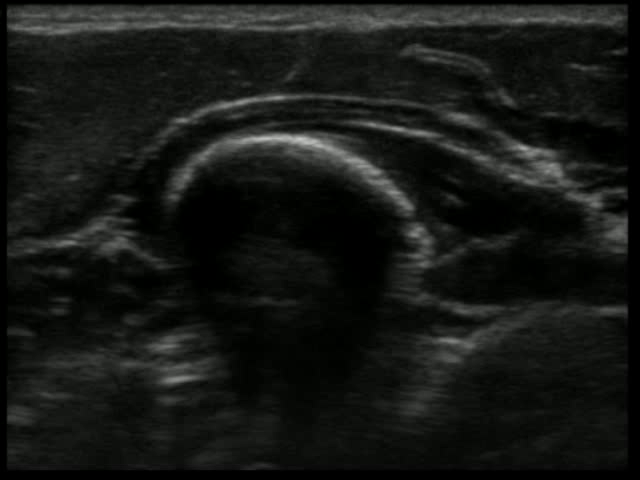
#> input picture frame 36 of OpticalFlow/movie/usImage_trim.mp4, 640 x 480 px, given in place of ultrasound.mp4, which was not available
$ jupyter execute LK2.ipynb
#> lines starting #> are read from the running program, lines starting #| are printed output that depends on the picture; after the words box and inside, x2 and y2 are one past the last pixel; in counts of white or black regions, pixels touching at a corner belong together; pictures that were not available may be replaced by others from this repository, and a replacement may not be noted
[cell 1]
### moviepy を用いてトリミング（エラーのため断念）####
# [10 lines of commented-out code are left out]

[cell 2]
#動画を１フレームずつ読み込み切り取り処理、その後再度動画化

import cv2

file_path = "movie/source/ultrasound.mp4"
target_path = "movie/2021_11_25/trim_threshold.mp4"
video = cv2.VideoCapture(file_path)

#properties
height = int(video.get(cv2.CAP_PROP_FRAME_HEIGHT))
width = int(video.get(cv2.CAP_PROP_FRAME_WIDTH))
size = (width, height)
frame_count = int(video.get(cv2.CAP_PROP_FRAME_COUNT))
frame_rate = int(video.get(cv2.CAP_PROP_FPS))

print(height, width, size, frame_count, frame_rate)

fmt = cv2.VideoWriter_fourcc('m', 'p', '4', 'v')
save = cv2.VideoWriter(target_path, fmt, frame_rate, size)

for i in range(frame_count):
  ret, frame = video.read()
  if ret==True:
    ### 処理 ###
    frame = frame[30:420,155:530]
    ret, frame = cv2.threshold(frame, 110, 255, cv2.THRESH_BINARY)
    ############
    frame = cv2.resize(frame,(640,480))
    save.write(frame)
    cv2.imshow("img", frame)
    if cv2.waitKey(30)==27:
      break
#> this loop made 1 pass; (key Esc is pressed on pass 1)
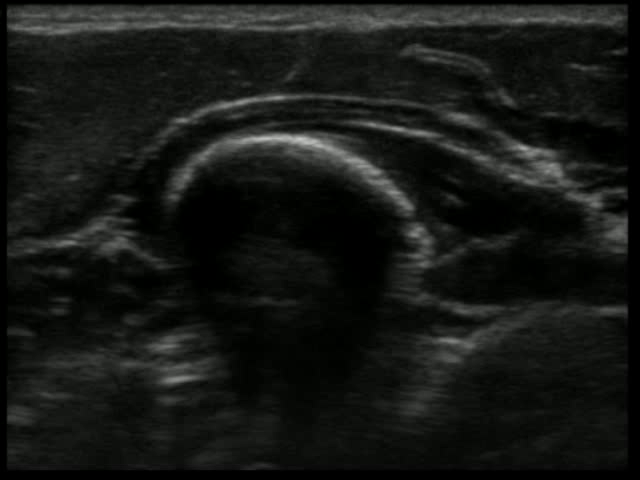
#> input picture frame 36 of OpticalFlow/movie/usImage_trim.mp4, 640 x 480 px, given in place of ultrasound.mp4, which was not available
#> pass 1, `frame = frame[30:420,155:530]`:
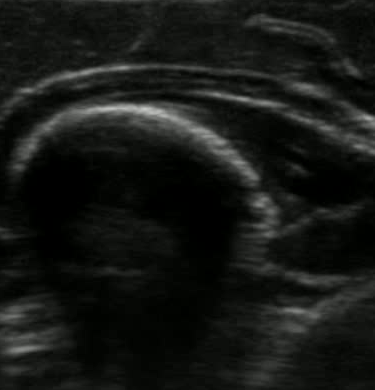
#> frame: shape (390, 375, 3); mean B, G, R 21, 23.8, 21.9
#> pass 1, `ret, frame = cv2.threshold(frame, 110, 255, cv2.THRESH_BINARY)`:
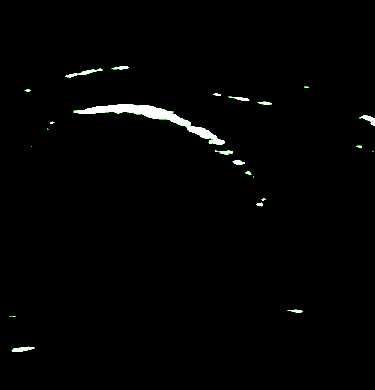
#> frame: shape (390, 375, 3); mean B, G, R 3.1, 3.4, 3.1
#> pass 1, `frame = cv2.resize(frame,(640,480))`:
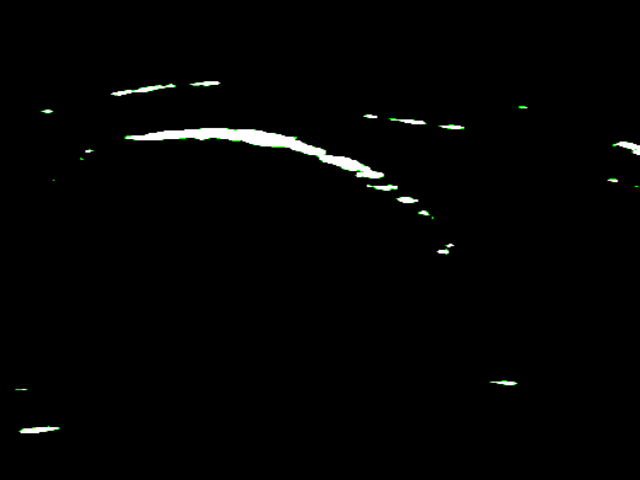
#> frame: shape (480, 640, 3); mean B, G, R 3.1, 3.4, 3.1

save.release()
# video.release()
cv2.destroyAllWindows()

[cell 3]
COUNT = 48
save_path = 'movie/2021_11_25/result3.mp4'

criteria = (cv2.TERM_CRITERIA_MAX_ITER | cv2.TERM_CRITERIA_EPS, 20, 0.03)
#> criteria = (3, 20, 0.03)

lk_params = dict(winSize=(200,200), maxLevel=4, criteria=criteria)
#> lk_params = {'winSize': (200, 200), 'maxLevel': 4, 'criteria': (3, 20, 0.03)}
cap = cv2.VideoCapture(target_path)
#properties
height = int(cap.get(cv2.CAP_PROP_FRAME_HEIGHT))
#> height = 480
width = int(cap.get(cv2.CAP_PROP_FRAME_WIDTH))
#> width = 640
size = (width, height)
#> size = (640, 480)
frame_count = int(cap.get(cv2.CAP_PROP_FRAME_COUNT))
#> frame_count = 360
frame_rate = int(cap.get(cv2.CAP_PROP_FPS))
#> frame_rate = 12
print(height, width, size, frame_count, frame_rate)
#| 480 640 (640, 480) 360 12

fmt = cv2.VideoWriter_fourcc('m', 'p', '4', 'v')
#> fmt = 1983148141
save = cv2.VideoWriter(save_path, fmt, frame_rate, size)

ret, frame = cap.read()
#> frame is the input picture: shape (480, 640, 3); mean B, G, R 20.9, 23.6, 21.8
# print(ret, type(frame))
frame_pre = cv2.cvtColor(frame, cv2.COLOR_BGR2GRAY)
while True:
  ret, frame = cap.read()
  if ret == False:
    break
  frame_now = cv2.cvtColor(frame, cv2.COLOR_BGR2GRAY)

  feature_pre = cv2.goodFeaturesToTrack(frame_pre, COUNT, 0.001, 5)
#> feature_pre = 48 rows, first 8: [399, 193], [509, 176], [76, 243], [527, 149], [379, 172], [283, 97], [520, 147], [475, 157]
  if feature_pre is None:
    continue
  feature_now, status, err = cv2.calcOpticalFlowPyrLK(frame_pre, frame_now, feature_pre, None, **lk_params)
#> feature_now = 48 rows, first 8: [398.7, 192.8], [508.9, 175.8], [75.57, 243], [527, 148.8], [378.6, 171.8], [282.5, 96.85], [519.9, 146.8], [474.8, 156.8]; status = 48 values from 1 to 1; err = 48 values, max 1.26 at index 5, min 0.522 at index 41, mean 0.977
  for i in range(len(feature_now)):
    pre_x = int(feature_pre[i][0][0])
    pre_y = int(feature_pre[i][0][1])
    now_x = int(feature_now[i][0][0])
    now_y = int(feature_now[i][0][1])
    cv2.line(frame, (pre_x, pre_y), (now_x, now_y), (255,0,0), 3)
#> this loop made 48 passes
#> (pre_x, pre_y, now_x, now_y) on passes 1 to 12: (399, 193, 398, 192), (509, 176, 508, 175), (76, 243, 75, 243), (527, 149, 526, 148), (379, 172, 378, 171), (283, 97, 282, 96), (520, 147, 519, 146), (475, 157, 474, 156), (411, 234, 410, 233), (186, 120, 185, 119), (422, 229, 421, 228), (626, 217, 626, 216)
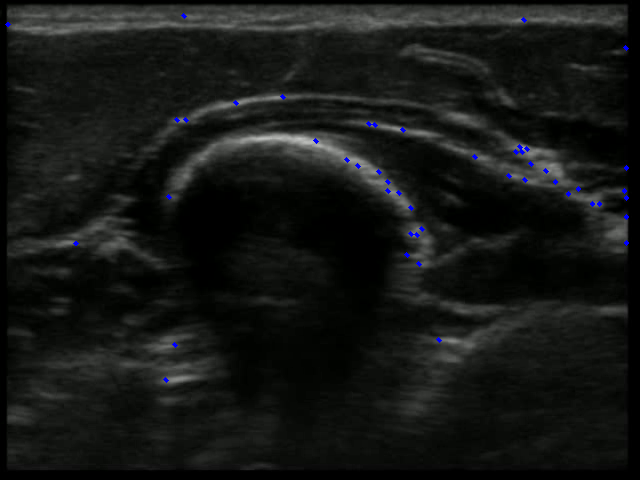
#> frame: shape (480, 640, 3); mean B, G, R 21.4, 23.3, 21.5
  cv2.imshow("img", frame)
  save.write(frame)
  frame_pre = frame_now.copy()
  key = cv2.waitKey(30)
#> (key Esc is pressed here)
  if key == 27:
    break

save.release()
cv2.destroyAllWindows()

$ run again, starting later in the video
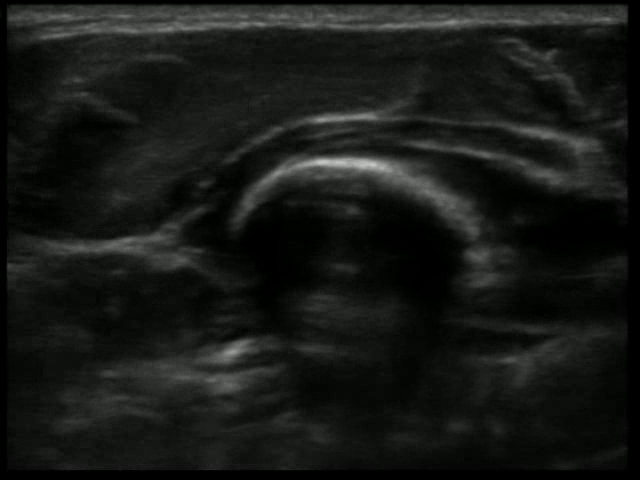
#> input picture frame 162 of OpticalFlow/movie/usImage_trim.mp4, 640 x 480 px, given in place of ultrasound.mp4, which was not available
#> the loop `for i in range(frame_count):` made 1 pass; (key Esc is pressed on pass 1)
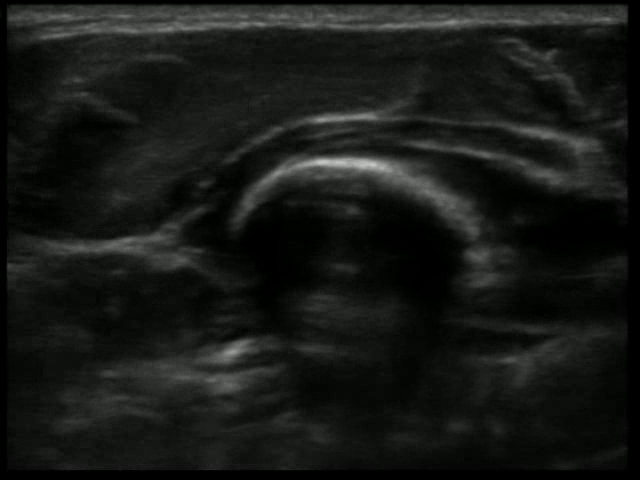
#> input picture frame 162 of OpticalFlow/movie/usImage_trim.mp4, 640 x 480 px, given in place of ultrasound.mp4, which was not available
#> criteria = (3, 20, 0.03)
#> lk_params = {'winSize': (200, 200), 'maxLevel': 4, 'criteria': (3, 20, 0.03)}
#> height = 480
#> width = 640
#> size = (640, 480)
#> frame_count = 360
#> frame_rate = 12
#| 480 640 (640, 480) 360 12
#> fmt = 1983148141
#> frame is the input picture: shape (480, 640, 3); mean B, G, R 22, 24.7, 22.9
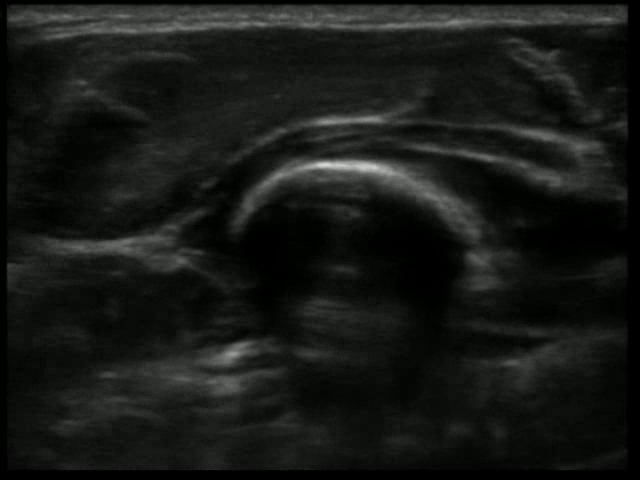
#> input picture frame 163 of OpticalFlow/movie/usImage_trim.mp4, 640 x 480 px, given in place of trim_threshold.mp4, which was not available
#> frame is the input picture: shape (480, 640, 3); mean B, G, R 22.1, 24.8, 23
#> feature_pre = 48 rows, first 8: [8, 263], [610, 19], [316, 162], [375, 165], [317, 120], [264, 24], [374, 117], [247, 16]
#> feature_now = 48 rows, first 8: [8.12, 262.8], [610.8, 19.05], [316.9, 164.7], [376.3, 167.8], [318.1, 122.1], [265.4, 24.45], [375.1, 119.3], [247.3, 16.01]; status = 48 values from 1 to 1; err = 48 values, max 4.38 at index 36, min 1.88 at index 1, mean 2.96
#> the loop `for i in range(len(feature_now)):` made 48 passes
#> (pre_x, pre_y, now_x, now_y) on passes 1 to 8: (8, 263, 8, 262), (610, 19, 610, 19), (316, 162, 316, 164), (375, 165, 376, 167), (317, 120, 318, 122), (264, 24, 265, 24), (374, 117, 375, 119), (247, 16, 247, 16)
#> after the loop `for i in range(len(feature_now)):`:
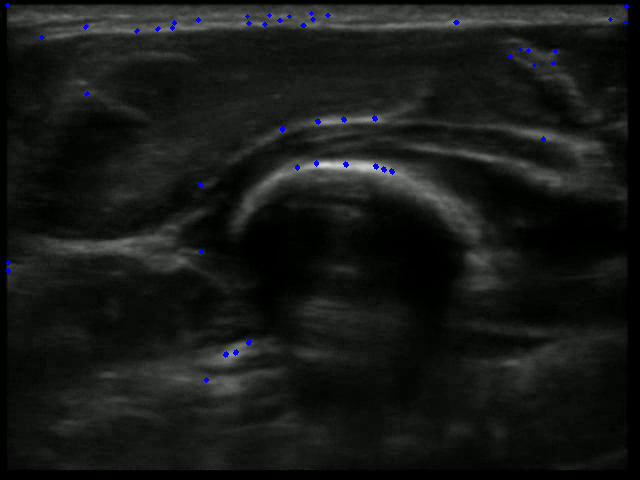
#> frame: shape (480, 640, 3); 0.3% of pixels changed, all inside (x1, y1, x2, y2) = (5, 3, 629, 383)

$ run again, starting later in the video
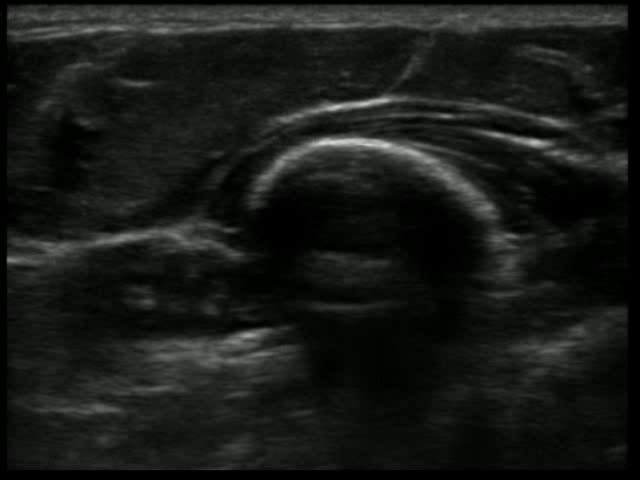
#> input picture frame 288 of OpticalFlow/movie/usImage_trim.mp4, 640 x 480 px, given in place of ultrasound.mp4, which was not available
#> the loop `for i in range(frame_count):` made 1 pass; (key Esc is pressed on pass 1)
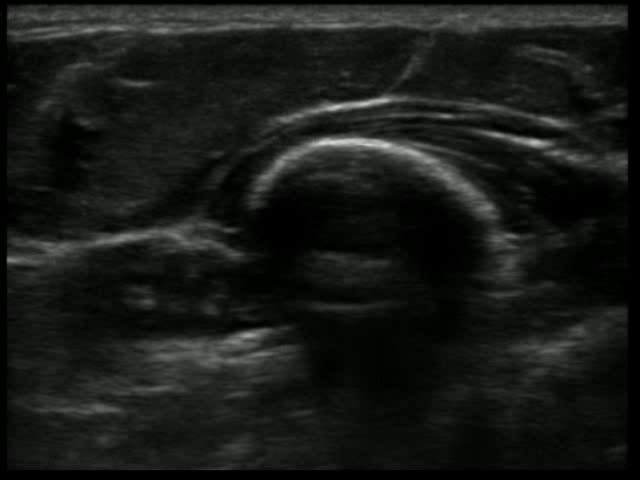
#> input picture frame 288 of OpticalFlow/movie/usImage_trim.mp4, 640 x 480 px, given in place of ultrasound.mp4, which was not available
#> pass 1, `frame = cv2.resize(frame,(640,480))`:
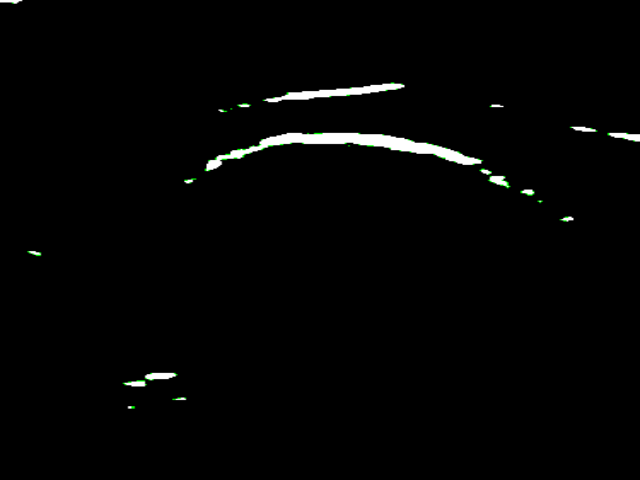
#> frame: shape (480, 640, 3); mean B, G, R 3.7, 4, 3.7
#> criteria = (3, 20, 0.03)
#> lk_params = {'winSize': (200, 200), 'maxLevel': 4, 'criteria': (3, 20, 0.03)}
#> height = 480
#> width = 640
#> size = (640, 480)
#> frame_count = 360
#> frame_rate = 12
#| 480 640 (640, 480) 360 12
#> fmt = 1983148141
#> frame is the input picture: shape (480, 640, 3); mean B, G, R 22.9, 25.6, 23.8
#> feature_pre = 48 rows, first 8: [8, 261], [388, 145], [388, 100], [451, 116], [327, 108], [530, 142], [319, 143], [540, 118]
#> feature_now = 48 rows, first 8: [8.51, 261.4], [389.1, 145], [389, 100], [452, 116], [328.1, 108], [530.8, 141.9], [320.1, 143.1], [540.8, 117.9]; status = 48 values from 1 to 1; err = 48 values, max 2.01 at index 26, min 0.598 at index 1, mean 0.958
#> the loop `for i in range(len(feature_now)):` made 48 passes
#> (pre_x, pre_y, now_x, now_y) on passes 1 to 8: (8, 261, 8, 261), (388, 145, 389, 145), (388, 100, 389, 100), (451, 116, 452, 115), (327, 108, 328, 108), (530, 142, 530, 141), (319, 143, 320, 143), (540, 118, 540, 117)
#> after the loop `for i in range(len(feature_now)):`:
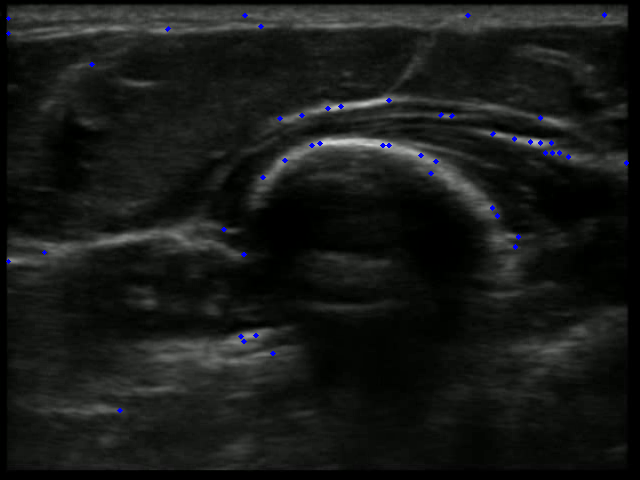
#> frame: shape (480, 640, 3); mean B, G, R 23.3, 25.3, 23.5
